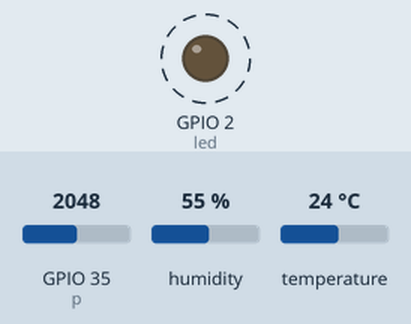
Recording of a program running on a simulated ESP32 board running MicroPython. Parts: output pins drawn as LEDs (lit = HIGH). Dashed ring = blinking. The inputs (shaded band) are chosen by the test bench; at power-on: GPIO 35 (p) = 2048, humidity 55 %, temperature 24 °C (analog values on the 0–4095 scale). Nothing arrives over Bluetooth unless stated.

Above: at 0.6 s.
Timing chart, 0 to 3.2 s (numbered marks = the images above):
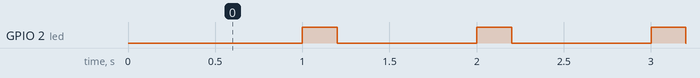

The program:

ble_temp_photo.py
```python
# Bryan, Broset, Paula, Andreas
from machine import Pin, Timer
from time import sleep_ms
import ubluetooth
from machine import Pin, ADC
from time import sleep
import dht
p = ADC(Pin(35))
p.atten(ADC.ATTN_11DB)
d = dht.DHT11(Pin(32, Pin.IN))
class BLE():
    def __init__(self, name):
        self.name = name
        self.ble = ubluetooth.BLE()
        self.ble.active(True)

        self.led = Pin(2, Pin.OUT)
        self.timer1 = Timer(0)
        self.timer2 = Timer(1)

        self.disconnected()
        self.ble.irq(self.ble_irq)
        self.register()
        self.advertiser()

    def connected(self):
        self.timer1.deinit()
        self.timer2.deinit()

    def disconnected(self):
        self.timer1.init(period=1000, mode=Timer.PERIODIC, callback=lambda t: self.led(1))
        sleep_ms(200)
        self.timer2.init(period=1000, mode=Timer.PERIODIC, callback=lambda t: self.led(0))

    def ble_irq(self, event, data):
        print(self, event, data)
        if event == 1:
            '''Central disconnected'''
            self.connected()
            self.led(1)

        elif event == 2:
            '''Central disconnected'''
            self.advertiser()
            self.disconnected()

        elif event == 3:
            '''New message received'''
            buffer = self.ble.gatts_read(self.rx)
            message = buffer.decode('UTF-8').strip()
            d.measure()
            temp = str(d.temperature())
            print(temp)
            ble.send("Temp: "+temp+" °C")
            print(message)
        else:
            d.measure()
            temp = str(d.temperature())
            print(temp)
            ble.send("Temp: "+temp+" °C")

    def register(self):
        # Nordic UART Service (NUS)
#         NUS_UUID = '6E400001-B5A3-F393-E0A9-E50E24DCCA9E'
#         RX_UUID = '6E400002-B5A3-F393-E0A9-E50E24DCCA9E'
#         TX_UUID = '6E400003-B5A3-F393-E0A9-E50E24DCCA9E'
#
        # Environmental Sensing
        TMP_UUID = '0000181A-0000-1000-8000-00805F9B34FB'
        TM_UUID = '00002ABE-0000-1000-8000-00805F9B34FB'

        # Photo resistor
        PHR_UUID = '00001802-0000-1000-8000-00805F9B34FB'
        PH_UUID = '00002ABE-0000-1000-8000-00805F9B34FB'

        BLE_TMP = ubluetooth.UUID(TMP_UUID)
        BLE_TM = (ubluetooth.UUID(TM_UUID), ubluetooth.FLAG_NOTIFY)

        BLE_PHR = ubluetooth.UUID(PHR_UUID)
        BLE_PH = (ubluetooth.UUID(PH_UUID), ubluetooth.FLAG_NOTIFY)

#         BLE_NUS = ubluetooth.UUID(NUS_UUID)
#         BLE_RX = (ubluetooth.UUID(RX_UUID), ubluetooth.FLAG_WRITE)
#         BLE_TX = (ubluetooth.UUID(TX_UUID), ubluetooth.FLAG_NOTIFY)
#
        BLE_TMP_UART = (BLE_TMP, (BLE_TM,))
        BLE_PHR_UART = (BLE_PHR, (BLE_PH,))
       # BLE_UART = (BLE_NUS, (BLE_TX, BLE_RX,))
        #SERVICES = (BLE_UART, BLE_TMP_UART, BLE_PHR_UART,)
        SERVICES = (BLE_TMP_UART, BLE_PHR_UART,)
       # ((self.tx, self.rx,), (self.tm,), (self.ph,) ) = self.ble.gatts_register_services(SERVICES)
        ((self.tm,), (self.ph,) ) = self.ble.gatts_register_services(SERVICES)

    def send(self, data):
        self.ble.gatts_notify(0, self.tm, data + '\n')

    def sendPH(self, data):
        self.ble.gatts_notify(0, self.ph, data + '\n')

    def advertiser(self):
        name = bytes(self.name, 'UTF-8')
        self.ble.gap_advertise(100, bytearray('\x02\x01\x02') + bytearray((len(name) + 1, 0x09)) + name)

ble = BLE("Hum_Lum_Reporter")
i = 0

while True:
    sleep_ms(1000)
    d.measure()
    humidity = str(d.humidity())
    i = (i + 1) % 101
    # It'll report every 2 seconds, cna increase if encounter error
    # 5 sec works as well
    if i % 2 == 0:
        ble.send("Hum: "+humidity+" g.kg^-1")
        if p.read() > 2000:
            ble.sendPH("Darker: "+str(p.read())+" unit")
        else:
            ble.sendPH("Lighter: "+str(p.read())+" unit")
# [Errno 107] ENOTCONN
# If You get this error, please restart the device
# Or increase the notification duration
```

Measured:
- by itself, GPIO 2 (led): alternates HIGH for 0.20 s and LOW for 0.80 s
